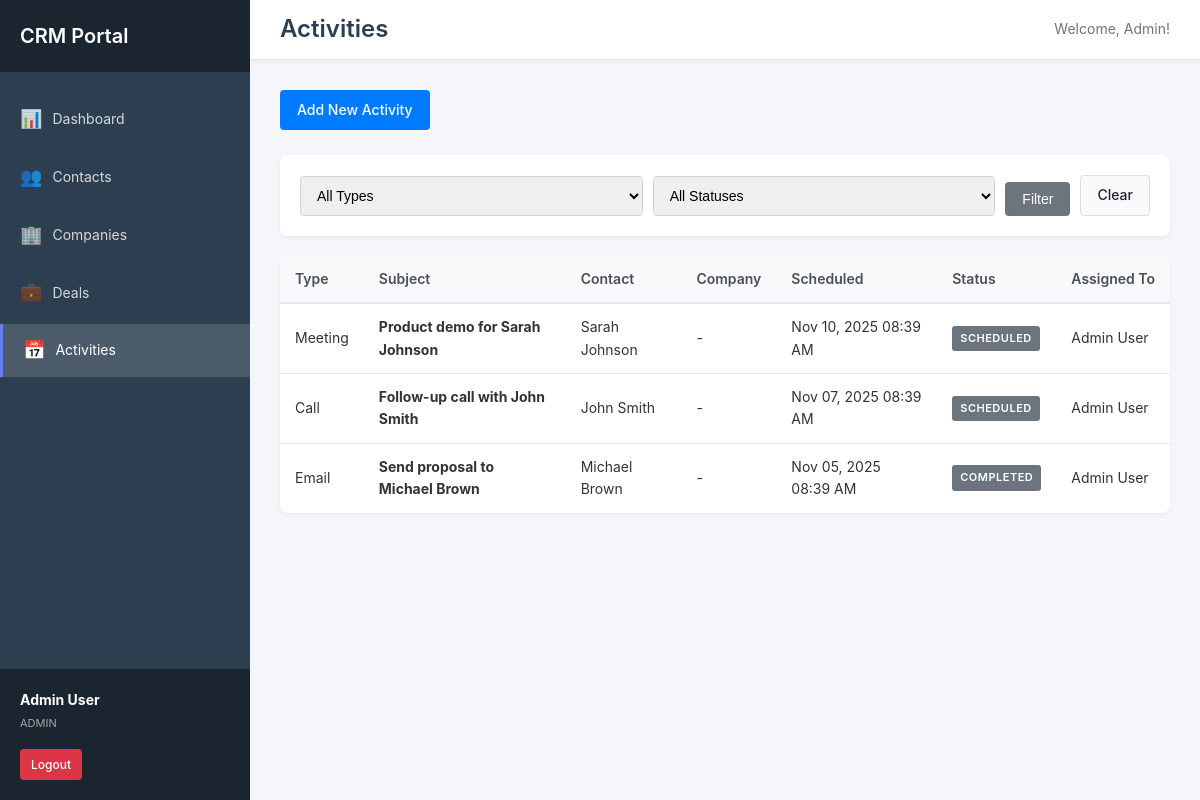
Screenshot of /activities.php (signed in) with the database file from the repository.
### tables this page shows
CREATE TABLE IF NOT EXISTS activities (
    id INT AUTO_INCREMENT PRIMARY KEY,
    type ENUM('call', 'meeting', 'email', 'task', 'note') NOT NULL,
    subject VARCHAR(200) NOT NULL,
    description TEXT,
    contact_id INT,
    company_id INT,
    deal_id INT,
    scheduled_at TIMESTAMP NULL,
    completed_at TIMESTAMP NULL,
    status ENUM('scheduled', 'completed', 'cancelled') DEFAULT 'scheduled',
    created_by INT,
    assigned_to INT,
    created_at TIMESTAMP DEFAULT CURRENT_TIMESTAMP,
    updated_at TIMESTAMP DEFAULT CURRENT_TIMESTAMP ON UPDATE CURRENT_TIMESTAMP,
    FOREIGN KEY (contact_id) REFERENCES contacts(id) ON DELETE CASCADE,
    FOREIGN KEY (company_id) REFERENCES companies(id) ON DELETE CASCADE,
    FOREIGN KEY (deal_id) REFERENCES deals(id) ON DELETE CASCADE,
    FOREIGN KEY (created_by) REFERENCES users(id) ON DELETE SET NULL,
    FOREIGN KEY (assigned_to) REFERENCES users(id) ON DELETE SET NULL,
    INDEX idx_type (type),
    INDEX idx_status (status),
    INDEX idx_contact (contact_id),
    INDEX idx_deal (deal_id),
    INDEX idx_assigned (assigned_to),
    INDEX idx_scheduled (scheduled_at)
);

### includes/database.php (called while the page is built, shortened)
<?php
class Database {
    private $host = DB_HOST;
    private $db_name = DB_NAME;
    private $username = DB_USER;
    private $password = DB_PASS;
    private $charset = DB_CHARSET;
    private $conn = null;
    public function connect() {
        try {
            $dsn = "mysql:host={$this->host};dbname={$this->db_name};charset={$this->charset}";
            $options = [
                PDO::ATTR_ERRMODE => PDO::ERRMODE_EXCEPTION,
                PDO::ATTR_DEFAULT_FETCH_MODE => PDO::FETCH_ASSOC,
                PDO::ATTR_EMULATE_PREPARES => false,
            ];
            $this->conn = new PDO($dsn, $this->username, $this->password, $options);
        } catch (PDOException $e) {
            error_log("Connection Error: " . $e->getMessage());
            die("Database connection failed. Please check your configuration.");
        }
        return $this->conn;
    }
}

### models/Activity.php (called while the page is built, shortened)
<?php
class Activity {
    private $db;
    public function __construct($database) {
        $this->db = $database->connect();
    }
    public function getAll($filters = [], $limit = null, $offset = 0) {
        $query = "SELECT a.*,
                  CONCAT(c.first_name, ' ', c.last_name) as contact_name,
                  co.name as company_name,
                  d.title as deal_title,
                  CONCAT(u.first_name, ' ', u.last_name) as assigned_to_name
                  FROM activities a
                  LEFT JOIN contacts c ON a.contact_id = c.id
                  LEFT JOIN companies co ON a.company_id = co.id
                  LEFT JOIN deals d ON a.deal_id = d.id
                  LEFT JOIN users u ON a.assigned_to = u.id
                  WHERE 1=1";
        $params = [];
        $query .= " ORDER BY a.scheduled_at DESC, a.created_at DESC";
        if ($limit !== null) {
            $query .= " LIMIT :limit OFFSET :offset";
        }
        $stmt = $this->db->prepare($query);
        if ($limit !== null) {
            $stmt->bindValue(':limit', (int)$limit, PDO::PARAM_INT);
            $stmt->bindValue(':offset', (int)$offset, PDO::PARAM_INT);
        }
        $stmt->execute();
        return $stmt->fetchAll();
    }
    public function count($filters = []) {
        $query = "SELECT COUNT(*) as total FROM activities WHERE 1=1";
        $params = [];
        $stmt = $this->db->prepare($query);
        $stmt->execute();
        $result = $stmt->fetch();
        return $result['total'] ?? 0;
    }
}

### activities.php (the view, shortened to what this page needs)
<?php
require_once 'includes/database.php';
require_once 'includes/functions.php';
require_once 'models/Activity.php';
$database = new Database();
$activityModel = new Activity($database);
$filters = [];
$page = isset($_GET['page']) ? max(1, (int)$_GET['page']) : 1;
$totalRecords = $activityModel->count($filters);
$pagination = paginate($totalRecords, $page);
$activities = $activityModel->getAll($filters, $pagination['records_per_page'], $pagination['offset']);
include 'includes/header.php';
?>
<div class="page-header">
    <div class="page-actions">
        <a href="#" class="btn btn-primary" onclick="alert('Activity form not yet implemented in this demo. Use contact form as reference.'); return false;">Add New Activity</a>
    </div>
</div>
<div class="filters">
    <form method="GET" class="filter-form">
        <div class="form-row">
            <div class="form-group">
                <select name="type" class="form-control">
                    <option value="">All Types</option>
                </select>
            </div>
            <div class="form-group">
                <select name="status" class="form-control">
                    <option value="">All Statuses</option>
                </select>
            </div>
            <button type="submit" class="btn btn-secondary">Filter</button>
            <a href="activities.php" class="btn btn-light">Clear</a>
        </div>
    </form>
</div>
<?php if (!empty($activities)): ?>
    <div class="table-responsive">
        <table class="table">
            <thead>
                <tr>
                    <th>Type</th>
                    <th>Subject</th>
                    <th>Contact</th>
                    <th>Company</th>
                    <th>Scheduled</th>
                    <th>Status</th>
                    <th>Assigned To</th>
                </tr>
            </thead>
            <tbody>
                <?php foreach ($activities as $activity): ?>
                    <tr>
                        <td><?php echo ucfirst($activity['type']); ?></td>
                        <td><strong><?php echo htmlspecialchars($activity['subject']); ?></strong></td>
                        <td><?php echo htmlspecialchars($activity['contact_name'] ?? '-'); ?></td>
                        <td><?php echo htmlspecialchars($activity['company_name'] ?? '-'); ?></td>
                        <td><?php echo formatDate($activity['scheduled_at'], DISPLAY_DATETIME_FORMAT); ?></td>
                        <td><?php echo getStatusBadge($activity['status']); ?></td>
                        <td><?php echo htmlspecialchars($activity['assigned_to_name'] ?? '-'); ?></td>
                    </tr>
                <?php endforeach; ?>
            </tbody>
        </table>
    </div>
<?php else: ?>
    <div class="empty-state">
        <p>No activities found.</p>
    </div>
<?php endif; ?>
<?php include 'includes/footer.php'; ?>

### includes/functions.php (shortened to what this page needs)
<?php
function formatDate($date, $format = DISPLAY_DATE_FORMAT) {
    $timestamp = strtotime($date);
    return date($format, $timestamp);
}
function getStatusBadge($status) {
    $badges = [
        'lead' => '<span class="badge badge-info">Lead</span>',
        'prospect' => '<span class="badge badge-warning">Prospect</span>',
        'customer' => '<span class="badge badge-success">Customer</span>',
        'inactive' => '<span class="badge badge-secondary">Inactive</span>',
        'active' => '<span class="badge badge-success">Active</span>',
        'scheduled' => '<span class="badge badge-primary">Scheduled</span>',
        'completed' => '<span class="badge badge-success">Completed</span>',
        'cancelled' => '<span class="badge badge-danger">Cancelled</span>',
    ];
    return $badges[$status] ?? '<span class="badge badge-secondary">' . ucfirst($status) . '</span>';
}
function paginate($totalRecords, $currentPage = 1, $recordsPerPage = RECORDS_PER_PAGE) {
    $totalPages = ceil($totalRecords / $recordsPerPage);
    $currentPage = max(1, min($currentPage, $totalPages));
    $offset = ($currentPage - 1) * $recordsPerPage;
    return [
        'total_records' => $totalRecords,
        'total_pages' => $totalPages,
        'current_page' => $currentPage,
        'records_per_page' => $recordsPerPage,
        'offset' => $offset,
        'has_previous' => $currentPage > 1,
        'has_next' => $currentPage < $totalPages
    ];
}

### assets/css/style.css (style rules this page uses)
* { margin: 0; padding: 0; box-sizing: border-box; }
:root { --primary-color: #007bff; --secondary-color: #6c757d; --success-color: #28a745; --danger-color: #dc3545; --warning-color: #ffc107; --info-color: #17a2b8; --light-color: #f8f9fa; --dark-color: #343a40; --sidebar-width: 250px; --topbar-height: 60px; }
body { font-family: -apple-system, BlinkMacSystemFont, "Segoe UI", Roboto, "Helvetica Neue", Arial, sans-serif; font-size: 14px; line-height: 1.6; color: #333; background-color: #f4f6f9; }
.page-header { display: flex; justify-content: space-between; align-items: center; margin-bottom: 25px; }
.page-actions { display: flex; gap: 10px; }
.btn { display: inline-block; padding: 8px 16px; font-size: 14px; font-weight: 500; text-align: center; text-decoration: none; border: 1px solid transparent; border-radius: 4px; cursor: pointer; transition: all 0.3s; }
.btn-primary { background-color: var(--primary-color); color: white; }
.btn-secondary { background-color: var(--secondary-color); color: white; }
.btn-light { background-color: var(--light-color); color: #212529; border: 1px solid #ddd; }
.form-group { margin-bottom: 20px; }
.form-control { width: 100%; padding: 10px 12px; font-size: 14px; border: 1px solid #ced4da; border-radius: 4px; transition: border-color 0.3s; }
.form-row { display: grid; grid-template-columns: repeat(auto-fit, minmax(200px, 1fr)); gap: 15px; }
.filters { background: white; padding: 20px; border-radius: 8px; margin-bottom: 20px; box-shadow: 0 2px 4px rgba(0, 0, 0, 0.05); }
.filter-form .form-row { display: flex; gap: 10px; align-items: flex-end; }
.filter-form .form-group { flex: 1; margin-bottom: 0; }
.table-responsive { background: white; border-radius: 8px; box-shadow: 0 2px 4px rgba(0, 0, 0, 0.05); overflow-x: auto; }
.table { width: 100%; border-collapse: collapse; }
.table thead { background: #f8f9fa; }
.table th { padding: 12px 15px; text-align: left; font-weight: 600; color: #495057; border-bottom: 2px solid #e3e6f0; white-space: nowrap; }
.table td { padding: 12px 15px; border-bottom: 1px solid #e3e6f0; }
.table tbody tr:last-child td { border-bottom: none; }
.badge { display: inline-block; padding: 4px 8px; font-size: 11px; font-weight: 600; text-transform: uppercase; border-radius: 3px; letter-spacing: 0.5px; }
.badge-secondary { background-color: var(--secondary-color); color: white; }

### rows the page displays
activities: type "Meeting", subject "Product demo for Sarah Johnson", contact_name "Sarah Johnson", company_name "-", scheduled_at "Nov 10, 2025 08:39 AM", status "SCHEDULED", assigned_to_name "Admin User"
activities: type "Call", subject "Follow-up call with John Smith", contact_name "John Smith", company_name "-", scheduled_at "Nov 07, 2025 08:39 AM", status "SCHEDULED", assigned_to_name "Admin User"
activities: type "Email", subject "Send proposal to Michael Brown", contact_name "Michael Brown", company_name "-", scheduled_at "Nov 05, 2025 08:39 AM", status "COMPLETED", assigned_to_name "Admin User"

### other values shown
APP_NAME "CRM Portal"
$currentUser['first_name'] . ' ' . $currentUser['last_name'] "Admin User"
$currentUser['role'] "ADMIN"
$pageTitle "Activities"
$currentUser['first_name'] "Admin"
